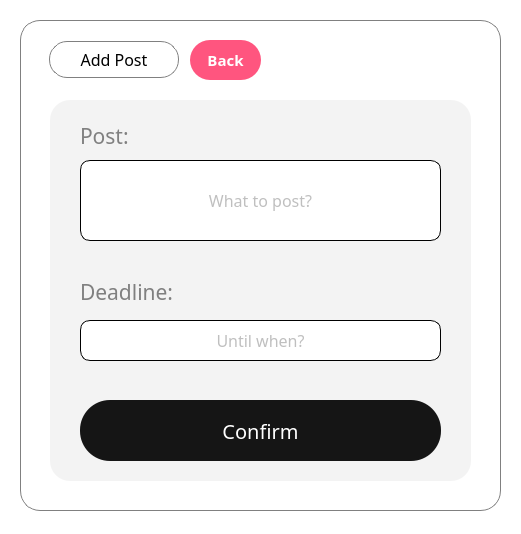
<?xml version="1.0" encoding="UTF-8"?>
<ui version="4.0">
 <class>postpop</class>
 <widget class="QDialog" name="postpop">
  <property name="geometry">
   <rect>
    <x>0</x>
    <y>0</y>
    <width>521</width>
    <height>534</height>
   </rect>
  </property>
  <property name="windowTitle">
   <string>MainWindow</string>
  </property>
  <widget class="QWidget" name="centralwidget" native="true">
   <property name="geometry">
    <rect>
     <x>0</x>
     <y>0</y>
     <width>651</width>
     <height>561</height>
    </rect>
   </property>
   <widget class="QWidget" name="widget" native="true">
    <property name="geometry">
     <rect>
      <x>-20</x>
      <y>0</y>
      <width>691</width>
      <height>561</height>
     </rect>
    </property>
    <property name="styleSheet">
     <string notr="true">background-color: rgb(255, 255, 255)</string>
    </property>
    <widget class="QLineEdit" name="dl1">
     <property name="geometry">
      <rect>
       <x>100</x>
       <y>320</y>
       <width>361</width>
       <height>41</height>
      </rect>
     </property>
     <property name="font">
      <font>
       <family>Swis721 BT</family>
       <pointsize>12</pointsize>
      </font>
     </property>
     <property name="styleSheet">
      <string notr="true">background-color: none; border-radius: 10px; color: grey;   border: 1px solid black;
</string>
     </property>
     <property name="text">
      <string/>
     </property>
     <property name="alignment">
      <set>Qt::AlignCenter</set>
     </property>
     <property name="placeholderText">
      <string>Until when?</string>
     </property>
    </widget>
    <widget class="QLineEdit" name="ps1">
     <property name="geometry">
      <rect>
       <x>100</x>
       <y>160</y>
       <width>361</width>
       <height>81</height>
      </rect>
     </property>
     <property name="font">
      <font>
       <family>Swis721 BT</family>
       <pointsize>12</pointsize>
       <strikeout>false</strikeout>
      </font>
     </property>
     <property name="styleSheet">
      <string notr="true">background-color: none; border-radius: 10px; color: grey;   border: 1px solid black;
</string>
     </property>
     <property name="text">
      <string/>
     </property>
     <property name="alignment">
      <set>Qt::AlignCenter</set>
     </property>
     <property name="placeholderText">
      <string>What to post?</string>
     </property>
    </widget>
    <widget class="QLabel" name="label">
     <property name="geometry">
      <rect>
       <x>100</x>
       <y>276</y>
       <width>101</width>
       <height>31</height>
      </rect>
     </property>
     <property name="font">
      <font>
       <family>Swis721 BT</family>
       <pointsize>16</pointsize>
      </font>
     </property>
     <property name="styleSheet">
      <string notr="true">background-color: transparent; border: none; color: grey;</string>
     </property>
     <property name="text">
      <string>Deadline: </string>
     </property>
    </widget>
    <widget class="QLabel" name="label_2">
     <property name="geometry">
      <rect>
       <x>100</x>
       <y>120</y>
       <width>51</width>
       <height>31</height>
      </rect>
     </property>
     <property name="font">
      <font>
       <family>Swis721 BT</family>
       <pointsize>16</pointsize>
      </font>
     </property>
     <property name="styleSheet">
      <string notr="true">background-color: transparent; border: none; color: grey;</string>
     </property>
     <property name="text">
      <string>Post: </string>
     </property>
    </widget>
    <widget class="QPushButton" name="addpost_btn">
     <property name="geometry">
      <rect>
       <x>100</x>
       <y>400</y>
       <width>361</width>
       <height>61</height>
      </rect>
     </property>
     <property name="font">
      <font>
       <family>Segoe UI Variable Display</family>
       <pointsize>15</pointsize>
      </font>
     </property>
     <property name="cursor">
      <cursorShape>PointingHandCursor</cursorShape>
     </property>
     <property name="styleSheet">
      <string notr="true">QPushButton {background-color: rgb(21, 21, 21); border-radius: 30px; color: white;}

QPushButton:hover {border-radius: 30px; color: white; background-color: rgb(85, 170, 255);}
</string>
     </property>
     <property name="text">
      <string>Confirm</string>
     </property>
    </widget>
    <widget class="QListWidget" name="frm_board">
     <property name="geometry">
      <rect>
       <x>40</x>
       <y>20</y>
       <width>481</width>
       <height>491</height>
      </rect>
     </property>
     <property name="styleSheet">
      <string notr="true"> border-radius: 20px; border: 1px solid grey; 
background-color: rgb(255, 255, 255);</string>
     </property>
    </widget>
    <widget class="QPushButton" name="tags_pinfo">
     <property name="enabled">
      <bool>false</bool>
     </property>
     <property name="geometry">
      <rect>
       <x>69</x>
       <y>41</y>
       <width>130</width>
       <height>37</height>
      </rect>
     </property>
     <property name="font">
      <font>
       <family>Swis721 BT</family>
       <pointsize>12</pointsize>
       <weight>50</weight>
       <bold>false</bold>
      </font>
     </property>
     <property name="layoutDirection">
      <enum>Qt::LeftToRight</enum>
     </property>
     <property name="styleSheet">
      <string notr="true">background-color: none; border-radius: 18px; color: black;   border: 1px solid grey;</string>
     </property>
     <property name="text">
      <string>Add Post</string>
     </property>
    </widget>
    <widget class="QPushButton" name="postback_btn">
     <property name="enabled">
      <bool>true</bool>
     </property>
     <property name="geometry">
      <rect>
       <x>210</x>
       <y>40</y>
       <width>71</width>
       <height>40</height>
      </rect>
     </property>
     <property name="font">
      <font>
       <family>Segoe UI Variable Display</family>
       <pointsize>11</pointsize>
       <weight>75</weight>
       <bold>true</bold>
      </font>
     </property>
     <property name="cursor">
      <cursorShape>PointingHandCursor</cursorShape>
     </property>
     <property name="styleSheet">
      <string notr="true">QPushButton {border-radius: 20px; color: white; background-color: rgb(255, 85, 127);}

QPushButton:hover {border-radius: 20px; border: 1px solid #FF557F; color: rgb(255, 85, 127); background-color: white; }
</string>
     </property>
     <property name="text">
      <string>Back</string>
     </property>
    </widget>
    <widget class="QListWidget" name="frm_board_2">
     <property name="geometry">
      <rect>
       <x>70</x>
       <y>100</y>
       <width>421</width>
       <height>381</height>
      </rect>
     </property>
     <property name="styleSheet">
      <string notr="true"> border-radius: 20px;
background-color: rgb(243, 243, 243);</string>
     </property>
    </widget>
    <zorder>frm_board</zorder>
    <zorder>frm_board_2</zorder>
    <zorder>addpost_btn</zorder>
    <zorder>dl1</zorder>
    <zorder>ps1</zorder>
    <zorder>label</zorder>
    <zorder>label_2</zorder>
    <zorder>tags_pinfo</zorder>
    <zorder>postback_btn</zorder>
   </widget>
  </widget>
 </widget>
 <resources/>
 <connections/>
</ui>
